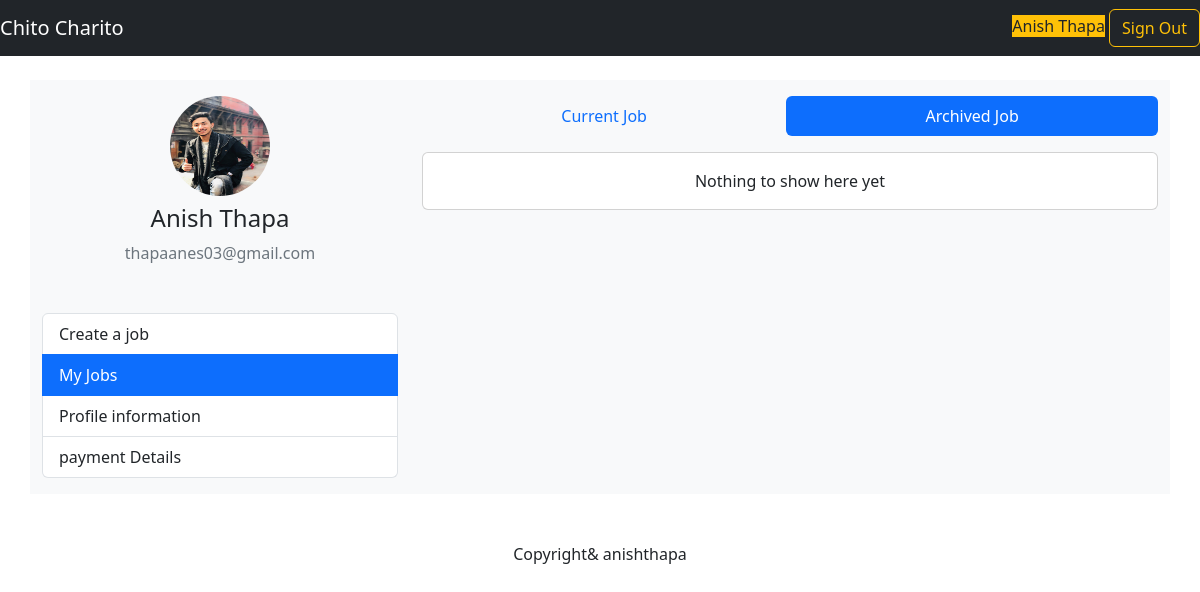
/customer/jobs/archived (signed in), run on an earlier commit of the app's database.
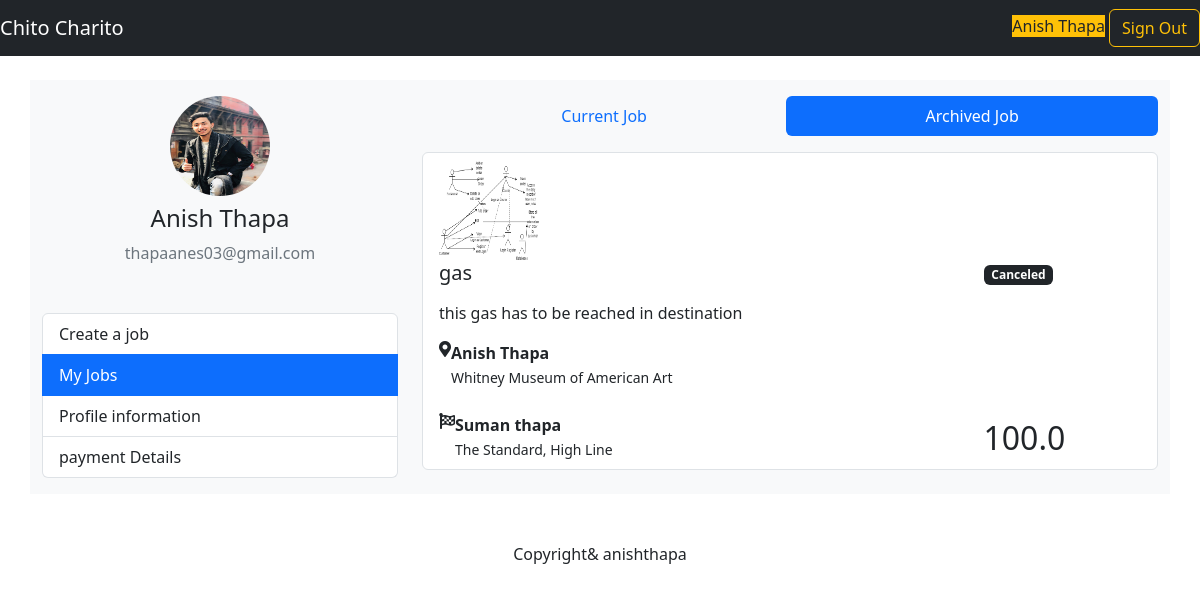
And on a later commit of the database.
### mainapp/models.py (models this page shows, shortened)
class Customer(models.Model):
    user=models.OneToOneField(User,on_delete=CASCADE)
    avatar = models.ImageField(upload_to='customer/avatars',blank=True,null=True)
    phone_number = models.CharField(max_length=50, blank=True)
    stripe_customer_id = models.CharField(max_length=255, blank=True)
    stripe_payment_method_id = models.CharField(max_length=255, blank=True)
    stripe_card_last4 = models.CharField(max_length=255, blank=True)

class Job(models.Model):
  SMALL_SIZE = "small"
  MEDIUM_SIZE = "medium"
  LARGE_SIZE = "large"
  SIZES = (
    (SMALL_SIZE, 'Small'),
    (MEDIUM_SIZE, 'Medium'),
    (LARGE_SIZE, 'Large'),
  )
  CREATING_STATUS = 'creating'
  PROCESSING_STATUS = 'processing'
  PICKING_STATUS = 'picking'
  DELIVERING_STATUS = 'delivering'
  COMPLETED_STATUS = 'completed'
  CANCELED_STATUS = 'canceled'
  STATUSES = (
    (CREATING_STATUS, 'Creating'),
    (PROCESSING_STATUS, 'Processing'),
    (PICKING_STATUS, 'Picking'),
    (DELIVERING_STATUS, 'Delivering'),
    (COMPLETED_STATUS, 'Completed'),
    (CANCELED_STATUS, 'Canceled'),
  )
  id = models.UUIDField(primary_key=True, default=uuid.uuid4, editable=False)
  customer = models.ForeignKey(Customer, on_delete=models.CASCADE)
  name = models.CharField(max_length=255)
  description = models.CharField(max_length=255)
  category = models.ForeignKey(Category, on_delete=models.SET_NULL, null=True, blank=True)
  size = models.CharField(max_length=20, choices=SIZES, default=MEDIUM_SIZE)
  quantity = models.IntegerField(default=1)
  photo = models.ImageField(upload_to='job/photos/')
  status = models.CharField(max_length=20, choices=STATUSES, default=CREATING_STATUS)
  created_at = models.DateTimeField(default=timezone.now)
  pickup_address = models.CharField(max_length=255, blank=True)
  pickup_lat = models.FloatField(default=0)
  pickup_lng = models.FloatField(default=0)
  pickup_name = models.CharField(max_length=255, blank=True)
  pickup_phone = models.CharField(max_length=50, blank=True)
  delivery_address = models.CharField(max_length=255, blank=True)
  delivery_lat = models.FloatField(default=0)
  delivery_lng = models.FloatField(default=0)
  delivery_name = models.CharField(max_length=255, blank=True)
  delivery_phone = models.CharField(max_length=50, blank=True)
  duration = models.IntegerField(default=0)
  distance = models.FloatField(default=0)
  price = models.FloatField(default=0)
  pickup_photo = models.ImageField(upload_to='job/pickup_photos/', null=True, blank=True)
  pickedup_at = models.DateTimeField(null=True, blank=True)
  delivery_photo = models.ImageField(upload_to='job/delivery_photos/', null=True, blank=True)
  delivered_at = models.DateTimeField(null=True, blank=True)

### mainapp/customer/views.py (the view)
# urls.py: path('jobs/archived', customer_views.archived_jobs_page, name="archived_jobs"),
@login_required(login_url="/sign-in/?next=/customer/")
def archived_jobs_page(request):
    jobs = Job.objects.filter(
        customer=request.user.customer,
        status__in=[
            Job.COMPLETED_STATUS,
            Job.CANCELED_STATUS
        ]
    )
    return render(request, 'customer/jobs.html', {
        "jobs": jobs
    })

### mainapp/templates/customer/jobs.html
{% extends 'customer/base.html'%}
{% block main %}
{% url 'customer:current_jobs' as current_jobs_url %}
{% url 'customer:archived_jobs' as archived_jobs_url %}
<ul class="nav nav-pills nav-fill">
    <li class="nav-item">
      <a class="nav-link {% if request.path == current_jobs_url %} active {% endif %}" aria-current="page"
      href="{% url 'customer:current_jobs' %}" >Current Job</a>
    </li>
    <li class="nav-item">
      <a class="nav-link {% if request.path == archived_jobs_url %} active {% endif %}" aria-current="page"
      href="{% url 'customer:archived_jobs' %}" >Archived Job</a>
    </li>
  </ul>
<div class="list-group mt-3">
 {% if jobs %}
 {% for job in jobs %}
 <a href="{% url 'customer:job' job.id  %}" class="list-group-item list-group-item-action">
  <div class="media">
    <img src="{{ job.photo.url }}" class="rounded-lg mr-3 " width="100" height="100">
    <div class="media-body">
      <div class="row">
        <div class="col-lg-9">
          <h5 class="mb-3">{{ job.name }}</h5>
          <p>{{ job.description }}</p>
          <div class="d-flex mb-4">
            <i class="fas fa-map-marker-alt"></i>
            <div class="ml-2">
              <b>{{ job.pickup_name }}</b><br />
              <small>{{ job.pickup_address }}</small>
            </div>
          </div>
          <div class="d-flex">
            <i class="fas fa-flag-checkered"></i>
            <div class="ml-2">
              <b>{{ job.delivery_name }}</b><br />
              <small>{{ job.delivery_address }}</small>
            </div>
          </div>
        </div>
        <div class="col-lg-3 text-right d-flex flex-column justify-content-between">
          <div><span class="badge badge-warning bg-dark mb-2">{{ job.get_status_display }}</span></div>
          <h2 class="mb-1">{{ job.price }}</h2>
        </div>
      </div>
    </div>
  </div>
</a>
 {% endfor %}
 {% else %}
 <div class="card">
   <div class = "card-body text-center">
     Nothing to show here yet
   </div>
 </div>
{% endif %}
</div>
{% endblock %}

### mainapp/templates/customer/base.html
{% extends 'base.html'  %}
{% load static %}
{% block content %}
{% url 'customer:create_job' as create_job_url %}
{% url 'customer:profile' as profile_url %}
{% url 'customer:current_jobs' as current_jobs_url %}
{% url 'customer:archived_jobs' as archived_jobs_url %}
{% url 'customer:payment_method' as payment_method_url %}
<div class="container bg-light mt-4 pt-3 pb-3">
    <div class="row">
      <div class="col-lg-4">
        <div class="text-center">
          <img src="{% if request.user.customer.avatar %}{{ request.user.customer.avatar.url }}{% else %}{% static 'img/avatar.png' %}{% endif %}" alt="" class="rounded-circle mb-2" width="100" height="100">
          <h4>{{ request.user.get_full_name }}</h4>
          <p class="text-secondary">{{ request.user.email }}</p>
        </div>
        <div class="list-group mt-5">
            <a href="{% url 'customer:create_job' %}" class="list-group-item list-group-item-action {% if request.path == create_job_url %} active {% endif %}">Create a job</a>
            <a href="{% url 'customer:current_jobs' %}"
          class="list-group-item list-group-item-action {% if request.path == current_jobs_url or request.path == archived_jobs_url %}active{% endif %}">My
          Jobs</a>
            <a href="{% url 'customer:profile' %}" class="list-group-item list-group-item-action {% if request.path == profile_url %} active {% endif %} ">Profile information</a>
            <a href="{% url 'customer:payment_method' %}" class="list-group-item list-group-item-action {% if request.path == payment_method_url %} active {% endif %} ">payment Details</a>
        </div>
        </div>
      <div class="col-lg-8">
          {% block main %}
          {% endblock %}
      </div>
        </div>
        </div>
        {% endblock %}

### mainapp/templates/base.html (shortened to what this page needs)
<!DOCTYPE html>
<html lang="en">
<head>
    {% load bootstrap5 %}
    {% bootstrap_css %}
    <link rel="stylesheet" href="https://use.fontawesome.com/releases/v5.9.0/css/all.css">
</head>
<body>
    <nav class="navbar   {% if not request.user.is_authenticated %} navbar-expand-lg {% endif %} navbar-dark bg-dark">
          <a class="navbar-brand" href="/">Chito Charito</a>
          {% if not request.user.is_authenticated %}
          <button class="navbar-toggler" type="button" data-bs-toggle="collapse" data-bs-target="#navbarSupportedContent" aria-controls="navbarSupportedContent" aria-expanded="false" aria-label="Toggle navigation">
            <span class="navbar-toggler-icon"></span>
          </button>
          <div class="collapse navbar-collapse" id="navbarSupportedContent">
            <ul class="navbar-nav">
              <li  class="nav-item" {% if request.GET.next != '/courier/' %}active{% endif %}>
                <a class="nav-link active" aria-current="page"  href="/sign-in/?next=/customer/">Customer</a>
              </li>
              <li class="nav-item"  {% if request.GET.next == '/courier/' %}active{% endif %}>
                <a class="nav-link active" aria-current="page" href="/sign-in/?next=/courier/">Courier</a>
              </li>
              <!-- <li class="nav-item dropdown">
                <a class="nav-link dropdown-toggle" href="#" aria-expanded="false">
                  Gudiance
                </a>
              </li> -->
            </ul>
        </div>
        {% else %}
        <form class="form-inline">
          <span class="mr-4 bg-warning">{{ request.user.get_full_name|title }}</span>
          <a href = "/sign-out" class="btn btn-outline-warning" >Sign Out</a>
        </form>
        {% endif %}
      </nav>
{% block content %}   {% endblock %}
      <footer class="text-center mt-5 mb-5">Copyright& anishthapa</footer>
      <link rel="stylesheet" href="https://unpkg.com/bootoast@1.0.1/dist/bootoast.min.css">
</body>
</html>

What changed in the data, as far as the page shows it:
now on this page (row edited): Job: photo (picture), name "gas", description "this gas has to be reached in destination", pickup_name "Anish Thapa", pickup_address "Whitney Museum of American Art", delivery_name "Suman thapa", delivery_address "The Standard, High Line", status "Canceled", price "100.0"
Also different on the page:
text no longer shown: "Nothing to show here yet"
